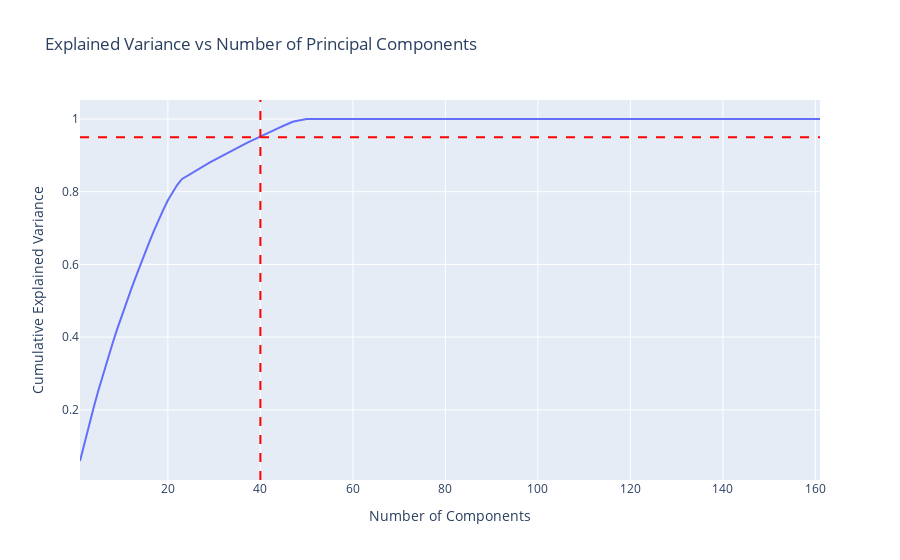

Source (notebook cell):
### Markdown cell above
Visualizing Cumulative Variance to see many components would explain 95% of the variance.

### Code cell
import plotly.express as px
from sklearn.decomposition import PCA
from sklearn.preprocessing import StandardScaler

pca_plot = PCA()
pca_plot.fit(df_scaled)

# Get the explained variance ratio for each component
explained_variance_ratio = pca_plot.explained_variance_ratio_

# Create a cumulative sum of the explained variance ratio
cumulative_variance = explained_variance_ratio.cumsum()

variance_df = pd.DataFrame({
    'Number of Components': range(1, len(cumulative_variance) + 1),
    'Cumulative Explained Variance': cumulative_variance
})

# Plot using Plotly
fig = px.line(variance_df, 
              x='Number of Components', 
              y='Cumulative Explained Variance', 
              title="Explained Variance vs Number of Principal Components",
              labels={'Cumulative Explained Variance': 'Cumulative Explained Variance', 
                      'Number of Components': 'Number of Components'})

# Add a horizontal line at 95%
fig.add_hline(y=0.95, line_dash="dash", line_color="red")

# Add a vertical line at the 74th component
fig.add_vline(x=40, line_dash="dash", line_color="red")

# Show the plot
fig.show()

### Figure 1 — Plotly figure (JSON) as saved in the notebook; plotly's stock layout.template omitted (floating-point values rounded to 4 significant figures; data arrays with more than 128 entries replaced by an {"elided": "..."} marker saying what was removed)
{"data": [{"hovertemplate": "Number of Components=%{x}<br>Cumulative Explained Variance=%{y}<extra></extra>", "legendgroup": "", "line": {"color": "#636efa", "dash": "solid"}, "marker": {"symbol": "circle"}, "mode": "lines", "name": "", "orientation": "v", "showlegend": false, "type": "scatter", "x": {"elided": "161 int values"}, "xaxis": "x", "y": {"elided": "161 float values"}, "yaxis": "y"}], "layout": {"legend": {"tracegroupgap": 0}, "shapes": [{"line": {"color": "red", "dash": "dash"}, "type": "line", "x0": 0, "x1": 1, "xref": "x domain", "y0": 0.95, "y1": 0.95, "yref": "y"}, {"line": {"color": "red", "dash": "dash"}, "type": "line", "x0": 40, "x1": 40, "xref": "x", "y0": 0, "y1": 1, "yref": "y domain"}], "title": {"text": "Explained Variance vs Number of Principal Components"}, "xaxis": {"anchor": "y", "domain": [0, 1], "title": {"text": "Number of Components"}}, "yaxis": {"anchor": "x", "domain": [0, 1], "title": {"text": "Cumulative Explained Variance"}}}}
